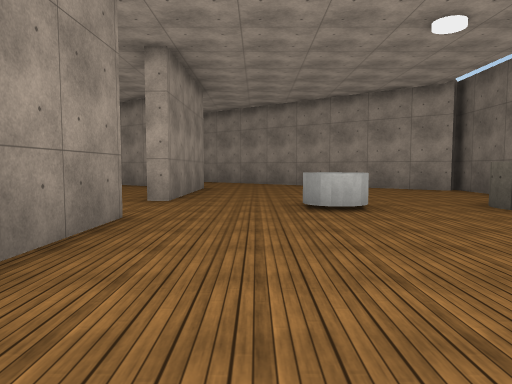
view 1 (above)

24 first-person views from a walk through a 3-D level made in the Unity game engine. The camera is 1.3 m above the floor, tilts 4° down and sees 70° across. The floor is counted in squares, 2 m on a side. Each view is taken from the middle of a square. On the plan, view 1 faces up. The plan holds only what a view shows up to about 11 squares ahead; the rest is blank. The place goes on beyond the plan. The player character is not drawn. Surface patterns are stand-ins for the level's own textures.

view 2
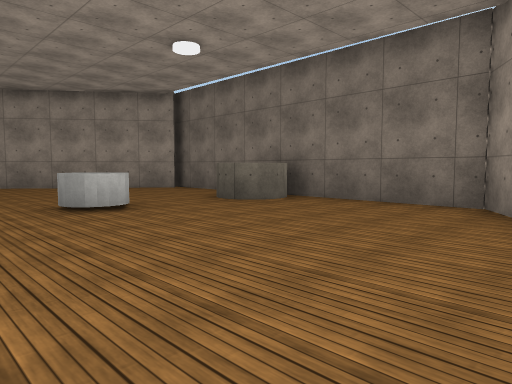

view 3
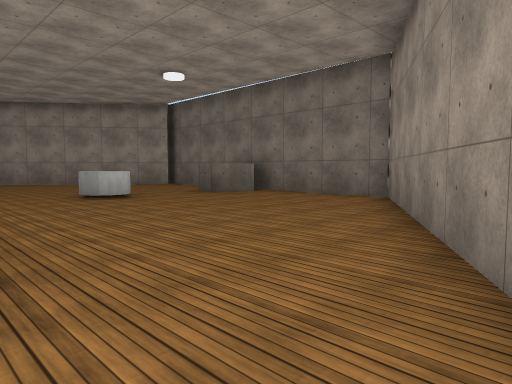

view 4
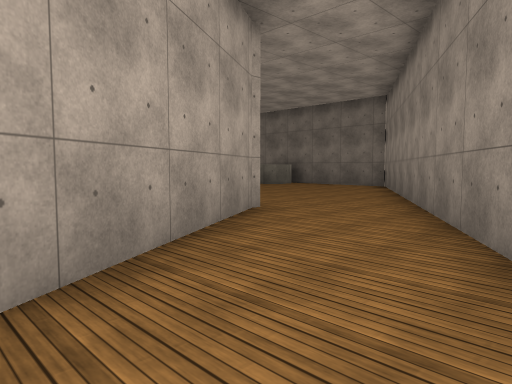

view 5
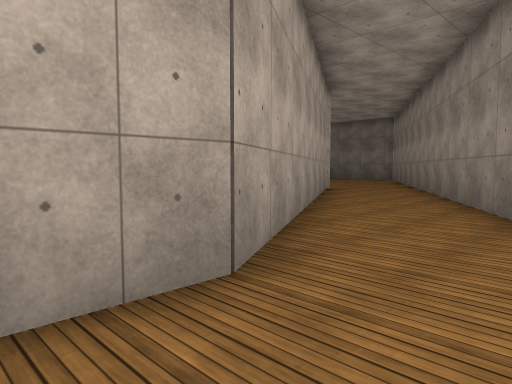

view 6
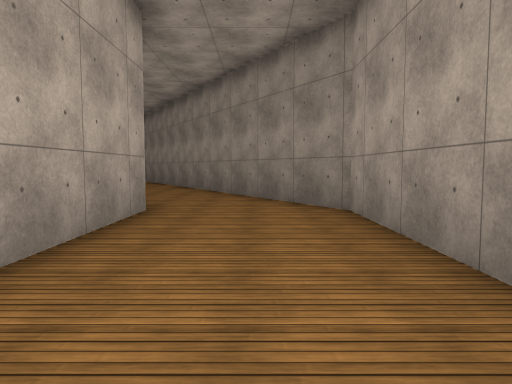

view 7
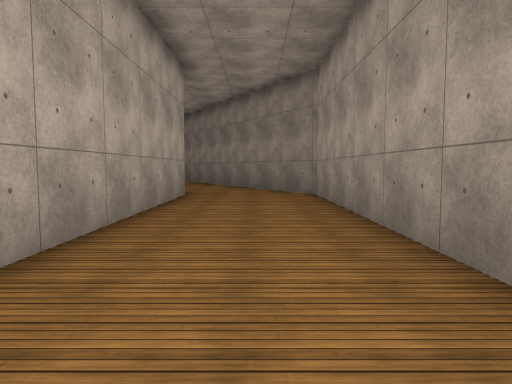

view 8
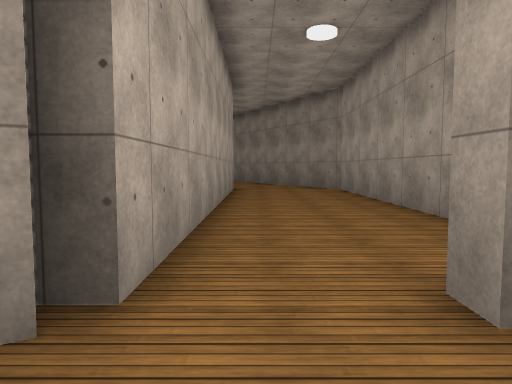

view 9
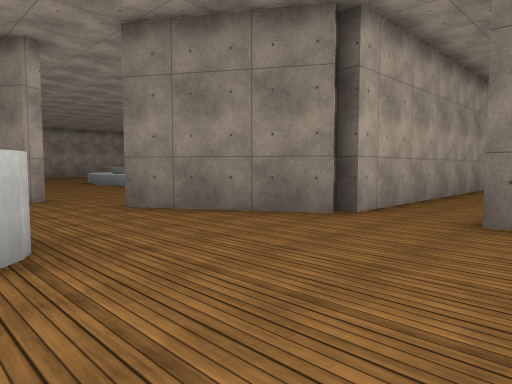

view 10
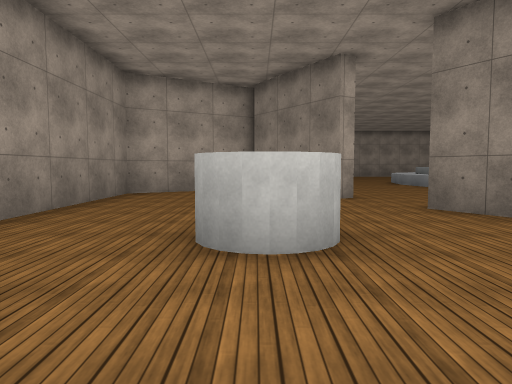

view 11
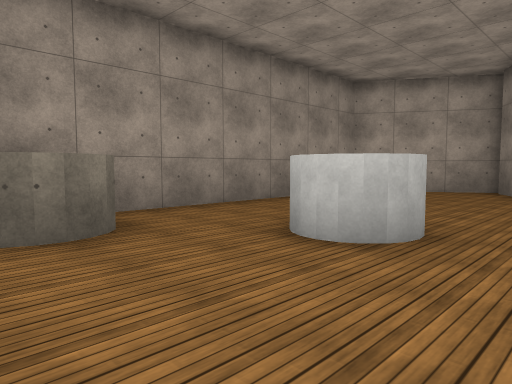

view 12
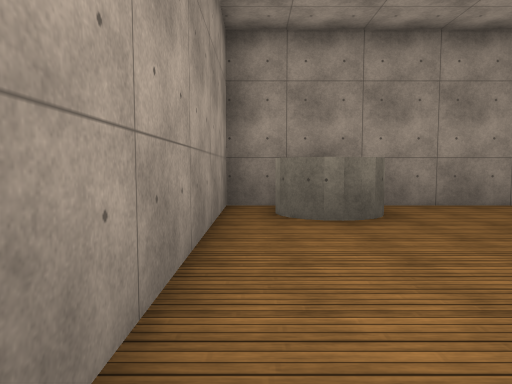

view 13
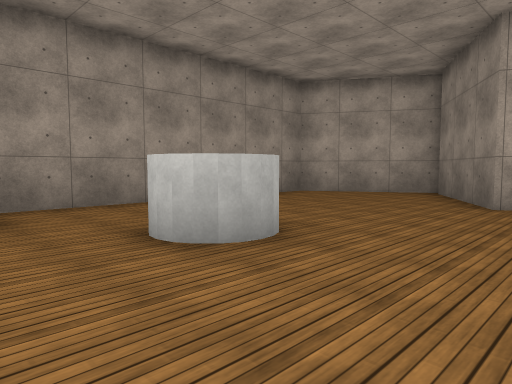

view 14
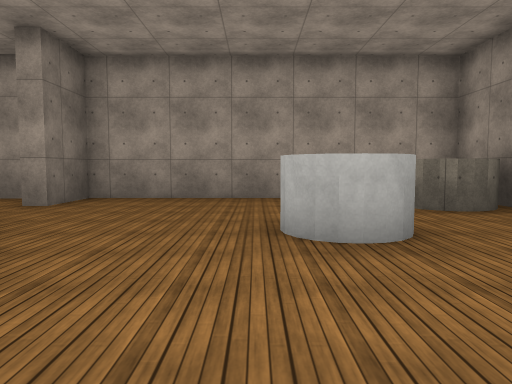

view 15
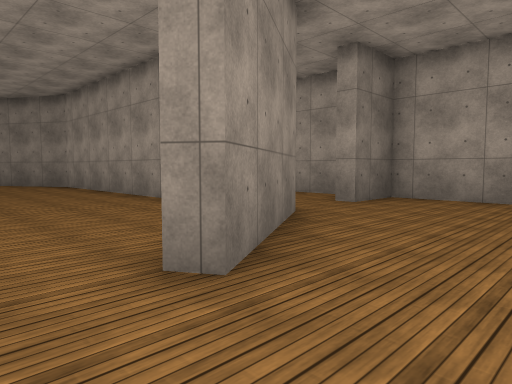

view 16
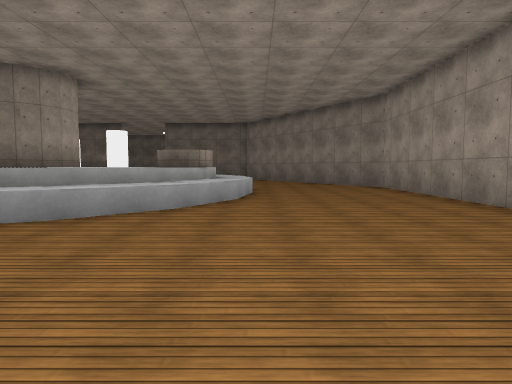

view 17
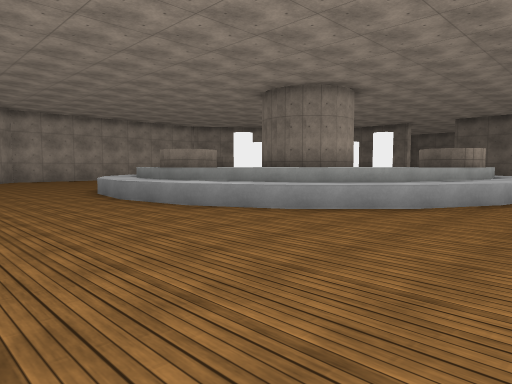

view 18
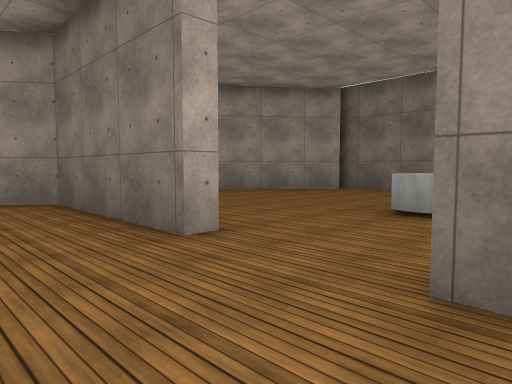

view 19
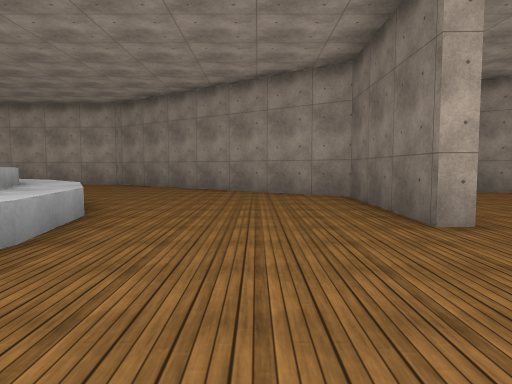

view 20
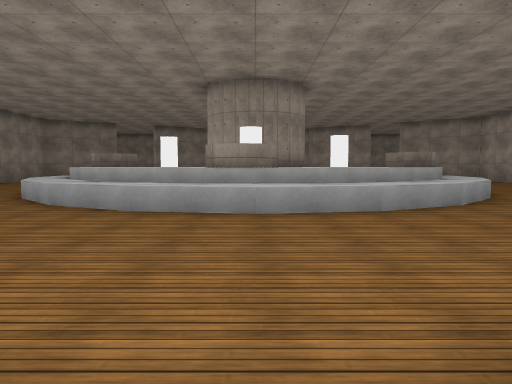

view 21
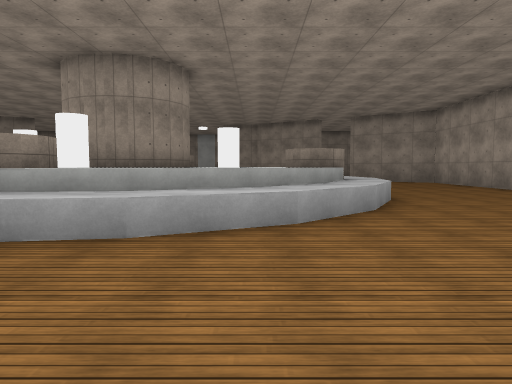

view 22
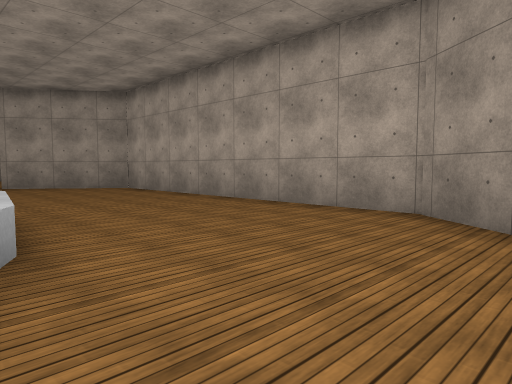

view 23
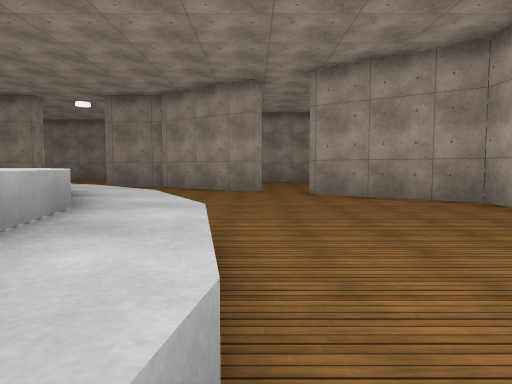

view 24
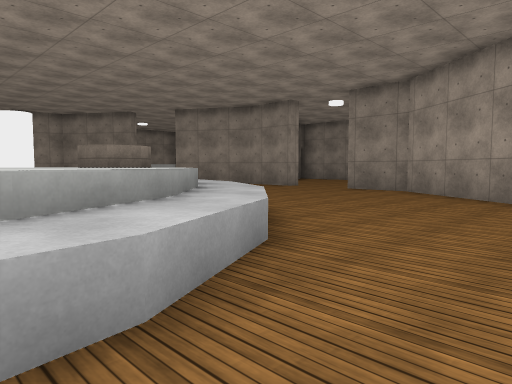

### Floor plan
Key: @ floor where view 1 was taken; # wall or solid block; . floor; ^ raised ledge; C white cylinder.
Columns run from 26 left of view 1 to 6 right of it. Each row starts with its distance up from view 1.
 16         ###########
 15        ##..........
 14        #............##
 13      ................##    ###
 12      #........^.......###  ..##
 11     ##.....^^^^#^^......#.....##
 10    ##.....^^^  #^^^.....#......##
  9    #.....^^^^  ^ ^^^....#.......#
  8    #.....^  ^  C ^^^....#.......#
  7     .....^^  ^^^ ^ ^....#.......#
  6     .....^#^C^ ^^C#^^......C..^ #
  5       ...^ ^ ^^^ ^^^..........^^#
  4    #  ...^^ ^^C  ^^^....#.......#
  3 ##### ...^^^ ^C  ^^^... #.......#
  2 #...#.....^^^^#  ^^..    .......#
  1 #...##.....^^^^^^^.      ......##
  0 #.............^...    ###.@..###
 -1 #................   ###....###
 -2 #.....##.........  ##.....##
 -3 #..^...#.........###....###
 -4 #..^...###########....###
 -5 #....................##
 -6 #^.....#...........###
 -7 #......#.........###
 -8 ##################

Positions as (right, up) in squares from view 1, and headings:
1: (0, 0), facing up
2: (-1, 0), facing up-right
3: (-2, -2), facing up-right
4: (-6, -4), facing up-right
5: (-11, -6), facing up-right
6: (-15, -6), facing right
7: (-18, -6), facing right
8: (-20, -5), facing right
9: (-23, -7), facing up-right
10: (-23, -7), facing up
11: (-21, -7), facing up-left
12: (-20, -7), facing left
13: (-20, -6), facing up-left
14: (-22, 0), facing down
15: (-22, 0), facing down-right
16: (-21, 0), facing right
17: (-21, -1), facing up-right
18: (-4, 4), facing up-right
19: (-4, 3), facing up
20: (-1, 6), facing left
21: (-3, 9), facing left
22: (-7, 11), facing up-left
23: (-11, 12), facing left
24: (-13, 13), facing down-left
